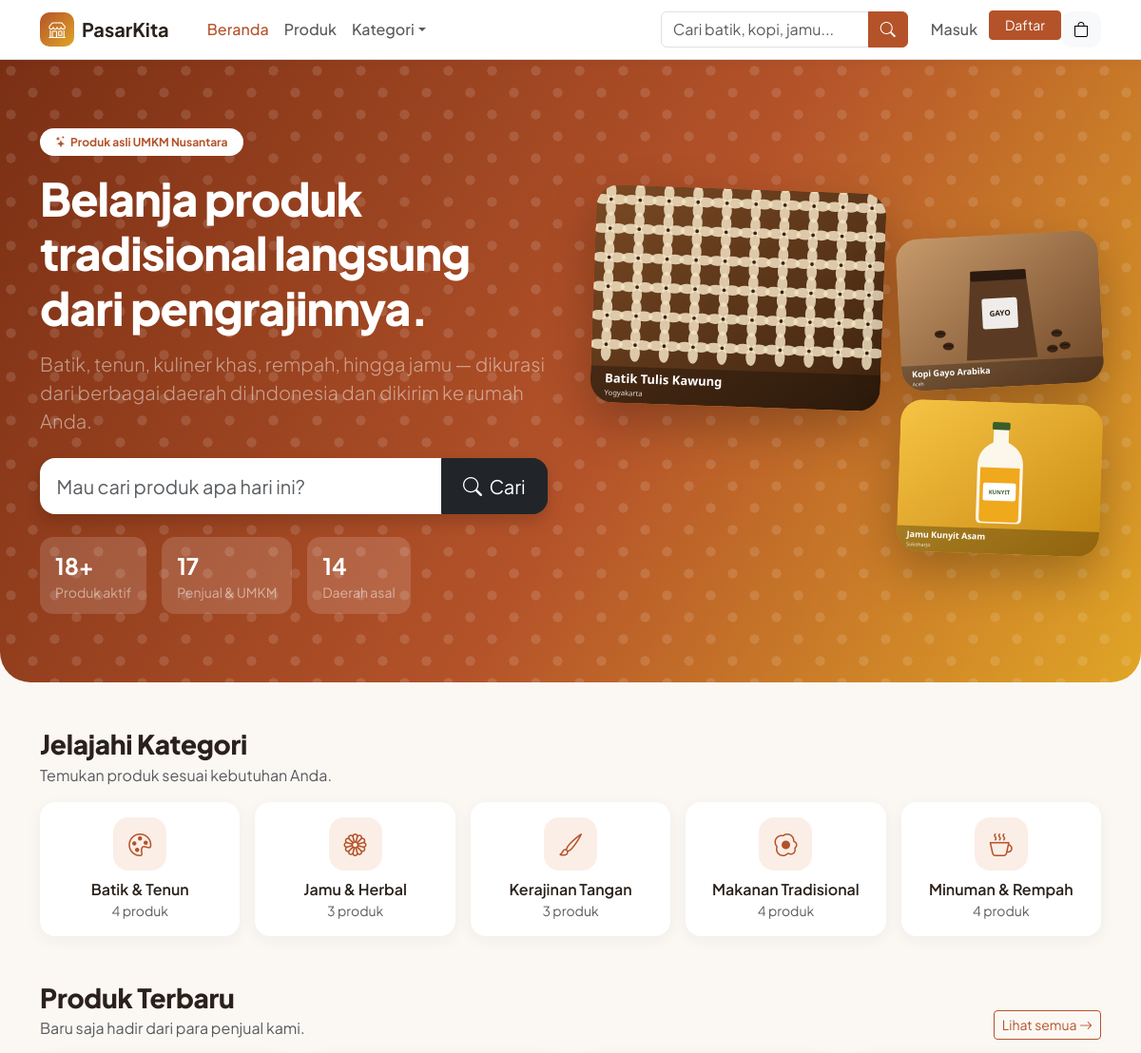
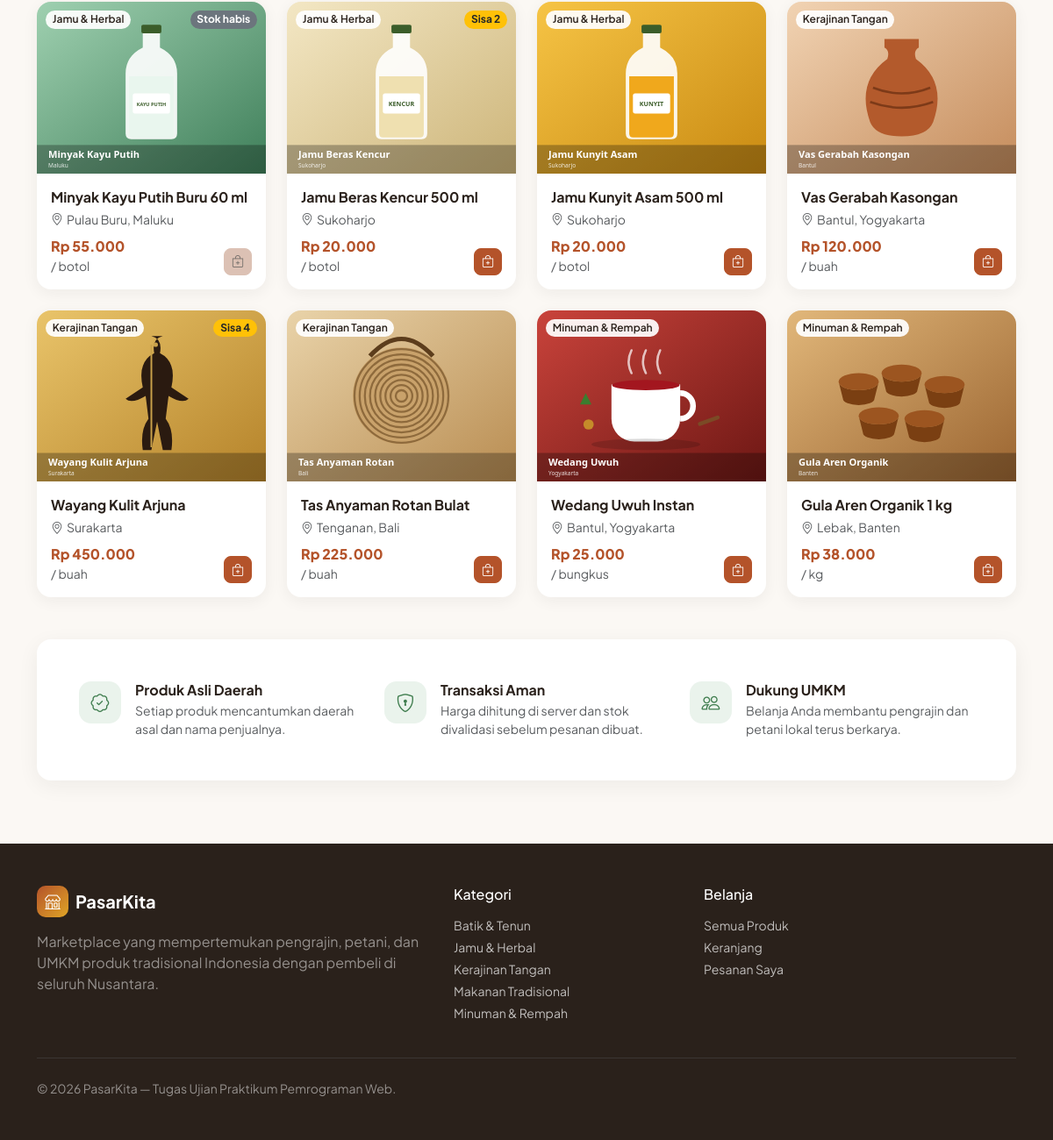
The page / on the database its author committed (2 pictures, top to bottom).
### tables this page shows
CREATE TABLE categories (
    id          INT UNSIGNED NOT NULL AUTO_INCREMENT,
    name        VARCHAR(80)  NOT NULL,
    slug        VARCHAR(100) NOT NULL,
    description VARCHAR(255) NULL,
    icon        VARCHAR(50)  NOT NULL DEFAULT 'bi-tag',
    created_at  TIMESTAMP NOT NULL DEFAULT CURRENT_TIMESTAMP,
    PRIMARY KEY (id),
    UNIQUE KEY uq_categories_name (name),
    UNIQUE KEY uq_categories_slug (slug)
);

CREATE TABLE products (
    id           INT UNSIGNED NOT NULL AUTO_INCREMENT,
    category_id  INT UNSIGNED NOT NULL,
    name         VARCHAR(150) NOT NULL,
    slug         VARCHAR(170) NOT NULL,
    description  TEXT NOT NULL,
    price        DECIMAL(12,2) NOT NULL,
    stock        INT UNSIGNED NOT NULL DEFAULT 0,
    unit         VARCHAR(30)  NOT NULL DEFAULT 'pcs',
    origin       VARCHAR(100) NULL COMMENT 'daerah asal produk',
    seller_name  VARCHAR(100) NULL COMMENT 'nama penjual / UMKM',
    image        VARCHAR(255) NULL COMMENT 'path relatif dari root aplikasi',
    is_active    TINYINT(1) NOT NULL DEFAULT 1,
    created_at   TIMESTAMP NOT NULL DEFAULT CURRENT_TIMESTAMP,
    updated_at   TIMESTAMP NOT NULL DEFAULT CURRENT_TIMESTAMP ON UPDATE CURRENT_TIMESTAMP,
    PRIMARY KEY (id),
    UNIQUE KEY uq_products_slug (slug),
    KEY idx_products_category (category_id),
    KEY idx_products_name (name),
    KEY idx_products_active_created (is_active, created_at),
    CONSTRAINT fk_products_category FOREIGN KEY (category_id)
        REFERENCES categories (id) ON UPDATE CASCADE ON DELETE RESTRICT,
    CONSTRAINT chk_products_price CHECK (price >= 0),
    CONSTRAINT chk_products_stock CHECK (stock >= 0),
    CONSTRAINT chk_products_active CHECK (is_active IN (0,1))
);

### includes/functions.php (called while the page is built, shortened)
<?php
function e($value): string
{
    return htmlspecialchars((string) ($value ?? ''), ENT_QUOTES | ENT_SUBSTITUTE, 'UTF-8');
}
function config(string $key, $default = null)
{
    $value = $GLOBALS['config'];
    foreach (explode('.', $key) as $part) {
        $value = $value[$part];
    }
    return $value;
}
function url(string $path = ''): string
{
    return BASE_URL . '/' . ltrim($path, '/');
}
function asset(string $path): string
{
    return url('assets/' . ltrim($path, '/'));
}
function rupiah($amount): string
{
    return 'Rp ' . number_format((float) $amount, 0, ',', '.');
}
function product_image_url(?string $image): string
{
    return url($image);
}
function all_categories(): array
{
    static $cache = null;
    if ($cache === null) {
        $cache = db_fetch_all('SELECT c.id, c.name, c.slug, c.icon, c.description,
                (SELECT COUNT(*) FROM products p WHERE p.category_id = c.id AND p.is_active = 1) AS product_count
            FROM categories c ORDER BY c.name');
    }
    return $cache;
}

### includes/db.php (called while the page is built, shortened)
<?php
function db(): mysqli
{
    static $conn = null;
    if ($conn instanceof mysqli) {
        return $conn;
    }
    $cfg = $GLOBALS['config']['db'];
    try {
        $conn = @new mysqli(trim($cfg['host']), trim($cfg['username']), $cfg['password'], trim($cfg['database']), (int) ($cfg['port'] ?? 3306));
        $conn->set_charset('utf8mb4');
    } catch (mysqli_sql_exception $e) {
        error_log('[PasarKita] Koneksi database gagal: ' . $e->getMessage());
        http_response_code(500);
        $msg = !empty($GLOBALS['config']['app']['debug']) ? ' (' . e($e->getMessage()) . ')' : '';
        exit('<!doctype html><meta charset="utf-8"><div style="font-family:sans-serif;max-width:600px;margin:60px auto">'
            . '<h2>Tidak dapat terhubung ke database.</h2><p>Periksa pengaturan pada config/config.php' . $msg . '</p></div>');
    }
    return $conn;
}
function db_query(string $sql, string $types = '', array $params = []): mysqli_stmt
{
    $stmt = db()->prepare($sql);
    $stmt->execute();
    return $stmt;
}
function db_fetch_all(string $sql, string $types = '', array $params = []): array
{
    $stmt = db_query($sql, $types, $params);
    $result = $stmt->get_result();
    $rows = $result->fetch_all(MYSQLI_ASSOC);
    return $rows;
}
function db_fetch_one(string $sql, string $types = '', array $params = []): ?array
{
    $stmt = db_query($sql, $types, $params);
    $row = $stmt->get_result()->fetch_assoc();
    return $row ?: null;
}

### includes/auth.php (called while the page is built, shortened)
<?php
function current_user(): ?array
{
    static $user = false;
    if ($user !== false) {
        return $user;
    }
    $user = null;
    return $user;
}
function is_admin(): bool
{
    $u = current_user();
    return $u !== null && $u['role'] === ROLE_ADMIN;
}

### includes/product_card.php (the view, shortened to what this page needs)
<?php
$detailUrl = url('products/detail.php?slug=' . urlencode($p['slug']));
$stock = (int) $p['stock'];
?>
<div class="product-card d-flex flex-column">
    <a href="<?= e($detailUrl) ?>" class="thumb d-block">
        <img src="<?= e(product_image_url($p['image'])) ?>" alt="<?= e($p['name']) ?>" loading="lazy">
        <span class="badge badge-cat rounded-pill"><?= e($p['category_name']) ?></span>
        <?php if ($stock === 0): ?>
            <span class="badge badge-stock bg-secondary rounded-pill">Stok habis</span>
        <?php elseif ($stock <= 5): ?>
            <span class="badge badge-stock bg-warning text-dark rounded-pill">Sisa <?= $stock ?></span>
        <?php endif; ?>
    </a>
    <div class="p-3 d-flex flex-column flex-grow-1">
        <a href="<?= e($detailUrl) ?>" class="title mb-1"><?= e($p['name']) ?></a>
        <div class="small text-muted mb-2"><i class="bi bi-geo-alt me-1"></i><?= e($p['origin'] ?: '-') ?></div>
        <div class="mt-auto d-flex align-items-end justify-content-between gap-2">
            <div>
                <div class="price fs-6"><?= rupiah($p['price']) ?></div>
                <div class="small text-muted">/ <?= e($p['unit']) ?></div>
            </div>
            <?php if (!is_admin()): ?>
            <form action="<?= e(url('cart/add.php')) ?>" method="post" class="m-0">
                <button type="submit" class="btn btn-brand btn-sm rounded-3" <?= $stock === 0 ? 'disabled' : '' ?> aria-label="Tambah <?= e($p['name']) ?> ke keranjang" title="Tambah ke keranjang">
                    <i class="bi bi-bag-plus"></i>
                </button>
            </form>
            <?php endif; ?>
        </div>
    </div>
</div>

### index.php (shortened to what this page needs)
<?php
$latestProducts = db_fetch_all(
    'SELECT p.*, c.name AS category_name FROM products p
     JOIN categories c ON c.id = p.category_id
     WHERE p.is_active = 1
     ORDER BY p.created_at DESC, p.id DESC LIMIT 8'
);
$stats = db_fetch_one(
    'SELECT (SELECT COUNT(*) FROM products WHERE is_active = 1) AS products,
            (SELECT COUNT(DISTINCT seller_name) FROM products WHERE is_active = 1) AS sellers,
            (SELECT COUNT(DISTINCT origin) FROM products WHERE is_active = 1) AS regions'
);
require __DIR__ . '/includes/header.php';
?>
<section class="hero py-5 mb-5">
    <div class="container py-lg-4">
        <div class="row align-items-center g-5">
            <div class="col-lg-6">
                <span class="badge bg-white text-brand rounded-pill px-3 py-2 mb-3"><i class="bi bi-stars me-1"></i>Produk asli UMKM Nusantara</span>
                <h1 class="display-5 mb-3">Belanja produk tradisional langsung dari pengrajinnya.</h1>
                <p class="lead text-white-50 mb-4">Batik, tenun, kuliner khas, rempah, hingga jamu &mdash; dikurasi dari berbagai daerah di Indonesia dan dikirim ke rumah Anda.</p>
                <form class="hero-search mb-4" action="<?= e(url('products/index.php')) ?>" method="get" role="search">
                    <div class="input-group input-group-lg shadow rounded-4 overflow-hidden">
                        <input type="search" name="q" class="form-control" placeholder="Mau cari produk apa hari ini?" aria-label="Cari produk" maxlength="100">
                        <button class="btn btn-dark" type="submit"><i class="bi bi-search me-1"></i> Cari</button>
                    </div>
                </form>
                <div class="d-flex flex-wrap gap-3">
                    <div class="hero-stat"><div class="fs-4 fw-bold"><?= (int) $stats['products'] ?>+</div><div class="small text-white-50">Produk aktif</div></div>
                    <div class="hero-stat"><div class="fs-4 fw-bold"><?= (int) $stats['sellers'] ?></div><div class="small text-white-50">Penjual & UMKM</div></div>
                    <div class="hero-stat"><div class="fs-4 fw-bold"><?= (int) $stats['regions'] ?></div><div class="small text-white-50">Daerah asal</div></div>
                </div>
            </div>
            <div class="col-lg-6 d-none d-lg-block">
                <div class="row g-3">
                    <div class="col-7"><div class="hero-art"><img src="<?= e(asset('img/products/batik-kawung.svg')) ?>" class="img-fluid" alt="Batik tulis motif kawung"></div></div>
                    <div class="col-5 d-flex flex-column gap-3 pt-5">
                        <div class="hero-art" style="transform:rotate(-3deg)"><img src="<?= e(asset('img/products/kopi-gayo.svg')) ?>" class="img-fluid" alt="Kopi Gayo"></div>
                        <div class="hero-art" style="transform:rotate(2deg)"><img src="<?= e(asset('img/products/jamu-kunyit.svg')) ?>" class="img-fluid" alt="Jamu kunyit asam"></div>
                    </div>
                </div>
            </div>
        </div>
    </div>
</section>
<section class="container mb-5">
    <div class="d-flex justify-content-between align-items-end mb-3">
        <div>
            <h2 class="section-title h3 mb-1">Jelajahi Kategori</h2>
            <p class="text-muted mb-0">Temukan produk sesuai kebutuhan Anda.</p>
        </div>
    </div>
    <div class="row g-3">
        <?php foreach (all_categories() as $cat): ?>
            <div class="col-6 col-md-4 col-lg">
                <a href="<?= e(url('products/index.php?kategori=' . urlencode($cat['slug']))) ?>" class="category-card d-block p-3 h-100 text-center">
                    <span class="category-icon mb-2"><i class="bi <?= e($cat['icon']) ?>"></i></span>
                    <div class="fw-semibold"><?= e($cat['name']) ?></div>
                    <div class="small text-muted"><?= (int) $cat['product_count'] ?> produk</div>
                </a>
            </div>
        <?php endforeach; ?>
    </div>
</section>
<section class="container mb-5">
    <div class="d-flex justify-content-between align-items-end mb-3">
        <div>
            <h2 class="section-title h3 mb-1">Produk Terbaru</h2>
            <p class="text-muted mb-0">Baru saja hadir dari para penjual kami.</p>
        </div>
        <a href="<?= e(url('products/index.php')) ?>" class="btn btn-outline-brand btn-sm">Lihat semua <i class="bi bi-arrow-right"></i></a>
    </div>
    <div class="row g-3 g-lg-4">
        <?php foreach ($latestProducts as $p): ?>
            <div class="col-6 col-md-4 col-lg-3"><?php require __DIR__ . '/includes/product_card.php'; ?></div>
        <?php endforeach; ?>
    </div>
</section>
<section class="container mb-4">
    <div class="card-soft bg-white p-4 p-lg-5">
        <div class="row g-4">
            <div class="col-md-4 d-flex gap-3">
                <span class="feature-icon"><i class="bi bi-patch-check"></i></span>
                <div><h3 class="h6 fw-bold mb-1">Produk Asli Daerah</h3><p class="text-muted small mb-0">Setiap produk mencantumkan daerah asal dan nama penjualnya.</p></div>
            </div>
            <div class="col-md-4 d-flex gap-3">
                <span class="feature-icon"><i class="bi bi-shield-lock"></i></span>
                <div><h3 class="h6 fw-bold mb-1">Transaksi Aman</h3><p class="text-muted small mb-0">Harga dihitung di server dan stok divalidasi sebelum pesanan dibuat.</p></div>
            </div>
            <div class="col-md-4 d-flex gap-3">
                <span class="feature-icon"><i class="bi bi-people"></i></span>
                <div><h3 class="h6 fw-bold mb-1">Dukung UMKM</h3><p class="text-muted small mb-0">Belanja Anda membantu pengrajin dan petani lokal terus berkarya.</p></div>
            </div>
        </div>
    </div>
</section>
<?php require __DIR__ . '/includes/footer.php'; ?>

### includes/footer.php (shortened to what this page needs)
</main>
<footer class="site-footer mt-5">
    <div class="container py-5">
        <div class="row g-4">
            <div class="col-lg-5">
                <a class="d-flex align-items-center gap-2 text-white text-decoration-none mb-3" href="<?= e(url('index.php')) ?>">
                    <span class="brand-mark"><i class="bi bi-shop"></i></span>
                    <span class="fw-bold fs-5"><?= e(config('app.name', 'PasarKita')) ?></span>
                </a>
                <p class="text-white-50 mb-0">Marketplace yang mempertemukan pengrajin, petani, dan UMKM produk tradisional Indonesia dengan pembeli di seluruh Nusantara.</p>
            </div>
            <div class="col-6 col-lg-3">
                <h6 class="text-white mb-3">Kategori</h6>
                <ul class="list-unstyled small">
                    <?php foreach (all_categories() as $cat): ?>
                        <li class="mb-1"><a href="<?= e(url('products/index.php?kategori=' . urlencode($cat['slug']))) ?>"><?= e($cat['name']) ?></a></li>
                    <?php endforeach; ?>
                </ul>
            </div>
            <div class="col-6 col-lg-4">
                <h6 class="text-white mb-3">Belanja</h6>
                <ul class="list-unstyled small">
                    <li class="mb-1"><a href="<?= e(url('products/index.php')) ?>">Semua Produk</a></li>
                    <li class="mb-1"><a href="<?= e(url('cart/index.php')) ?>">Keranjang</a></li>
                    <li class="mb-1"><a href="<?= e(url('account/orders.php')) ?>">Pesanan Saya</a></li>
                </ul>
            </div>
        </div>
        <hr class="border-secondary my-4">
        <p class="small text-white-50 mb-0">&copy; <?= date('Y') ?> <?= e(config('app.name', 'PasarKita')) ?> &mdash; Tugas Ujian Praktikum Pemrograman Web.</p>
    </div>
</footer>
</body>
</html>

### rows shown on the page
categories: name "Batik & Tenun", product_count "4"
categories: name "Jamu & Herbal", product_count "3"
categories: name "Kerajinan Tangan", product_count "3"
categories: name "Makanan Tradisional", product_count "4"
categories: name "Minuman & Rempah", product_count "4"
products: image (picture), category.name "Jamu & Herbal", stock "Stok habis", name "Minyak Kayu Putih Buru 60 ml", origin "Pulau Buru, Maluku", price "Rp 55.000", unit "botol"
products: image (picture), category.name "Jamu & Herbal", stock "2", name "Jamu Beras Kencur 500 ml", origin "Sukoharjo", price "Rp 20.000", unit "botol"
products: image (picture), category.name "Jamu & Herbal", name "Jamu Kunyit Asam 500 ml", origin "Sukoharjo", price "Rp 20.000", unit "botol"
products: image (picture), category.name "Kerajinan Tangan", name "Vas Gerabah Kasongan", origin "Bantul, Yogyakarta", price "Rp 120.000", unit "buah"
products: image (picture), category.name "Kerajinan Tangan", stock "4", name "Wayang Kulit Arjuna", origin "Surakarta", price "Rp 450.000", unit "buah"
products: image (picture), category.name "Kerajinan Tangan", name "Tas Anyaman Rotan Bulat", origin "Tenganan, Bali", price "Rp 225.000", unit "buah"
products: image (picture), category.name "Minuman & Rempah", name "Wedang Uwuh Instan", origin "Bantul, Yogyakarta", price "Rp 25.000", unit "bungkus"
products: image (picture), category.name "Minuman & Rempah", name "Gula Aren Organik 1 kg", origin "Lebak, Banten", price "Rp 38.000", unit "kg"

### other values the page prints
$appName "PasarKita"
$stats['products'] "18"
$stats['sellers'] "17"
$stats['regions'] "14"
config('app.name', 'PasarKita') "PasarKita"
